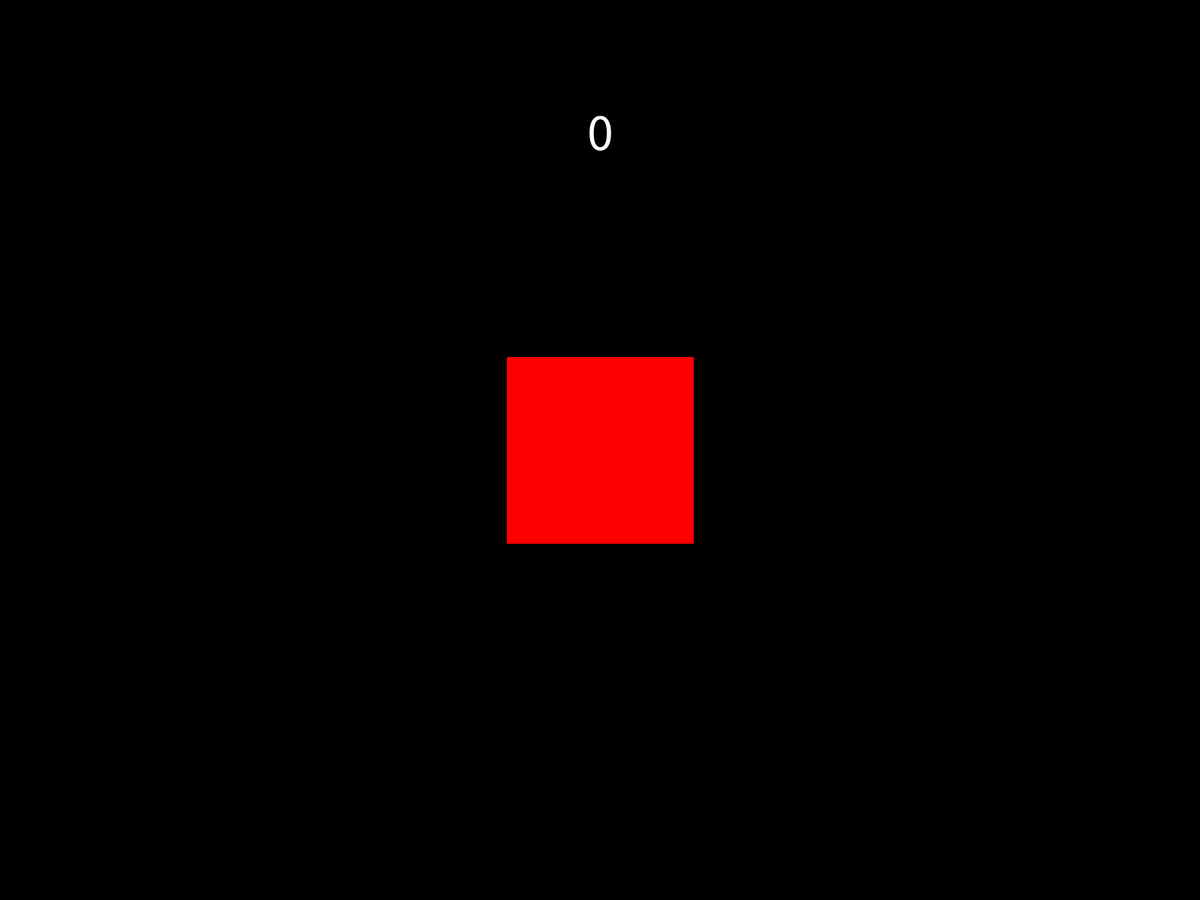
Frame 1 (no input)
Frame 60 (the mouse pressed at the canvas centre just before this capture): identical to frame 1, image omitted
Frame 120 (the mouse held since frame 60 and released just before this capture): identical to frame 1, image omitted

The Processing sketch that drew this single still picture (run headless with seeded random() and noise(); from frame 60 on, the mouse is pressed at the canvas centre):

// Processing sketch: test_de_reflex
// ── test_de_reflex.pde
import java.util.ArrayList;
import java.util.Collections;

ArrayList<Integer > score = new ArrayList < Integer >();


boolean rectGreen = false;

boolean pause = false;

int timeWaitGreen = (int) random(3000, 7000);
int grandeurRect = 250;

int timeClicked = 0;
int resultat = 0;
int restart = 0;

void setup()
{
  fullScreen();
  frameRate(60);
}



void draw()
{
  background(0);

  vert();
  dessinRect();
  
  dessinPoints();
  desisnScore();
  dessinMoyen();
}



void dessinRect()
{
   rect(width/2-(grandeurRect/2), height/2-(grandeurRect/2), grandeurRect, grandeurRect ); 
}



void vert()
{
  if (millis() >= timeWaitGreen)
  {
    rectGreen = true;
  }
  
    if (rectGreen == true)
  {
    fill(0, 255, 0);
  }
  else
  {
    fill(255, 0, 0);
  }
}



void mousePressedRect()
{
  if ((rectGreen == true) &&
      mouseX >= (width/2)-(grandeurRect/2) &&
      mouseX <= (width/2)+(grandeurRect/2) &&
      mouseY >= (height/2)-(grandeurRect/2) &&
      mouseY <= (height/2)+(grandeurRect/2))
  {
    background(255, 189, 0);
    
    pause = true;
    timeClicked = millis();
    resultat = (timeClicked-timeWaitGreen);
    score.add(resultat);
    Collections.sort(score);
  }
}



void restart()
{
  restart = millis();
  timeWaitGreen = (int) random(3000, 7000) + restart;
  
  rectGreen =false;
  pause = false;
  resultat = 0;
}



void dessinPoints()
{
  fill(255);
  textAlign(CENTER, TOP);
  textSize(70);
  text(resultat, (width/2), 150);
}



void desisnScore()
{
  textAlign(RIGHT, TOP);
  for (int i = 0; i < score.size(); i = i+1)
  {    
    text (score.get(i), width - width/30, i * (height/10));
  }
}



void dessinMoyen()
{
  int total = 0;
  for(int i = 0; i < score.size(); i = i + 1)
  {
    total = total + score.get(i);
  }
  
  if (score.size() != 0)
  {
    textAlign(CENTER, CENTER);
    textSize(70);
    text(total/score.size(), width/2, (height/2) +250);
  }
}



void mousePressed()
{
  if (pause == false)
  {
    mousePressedRect();
  }
}



void keyPressed()
{
    if ((key == 'r') || (key == 'R'))
  {
    restart();
  }
}
